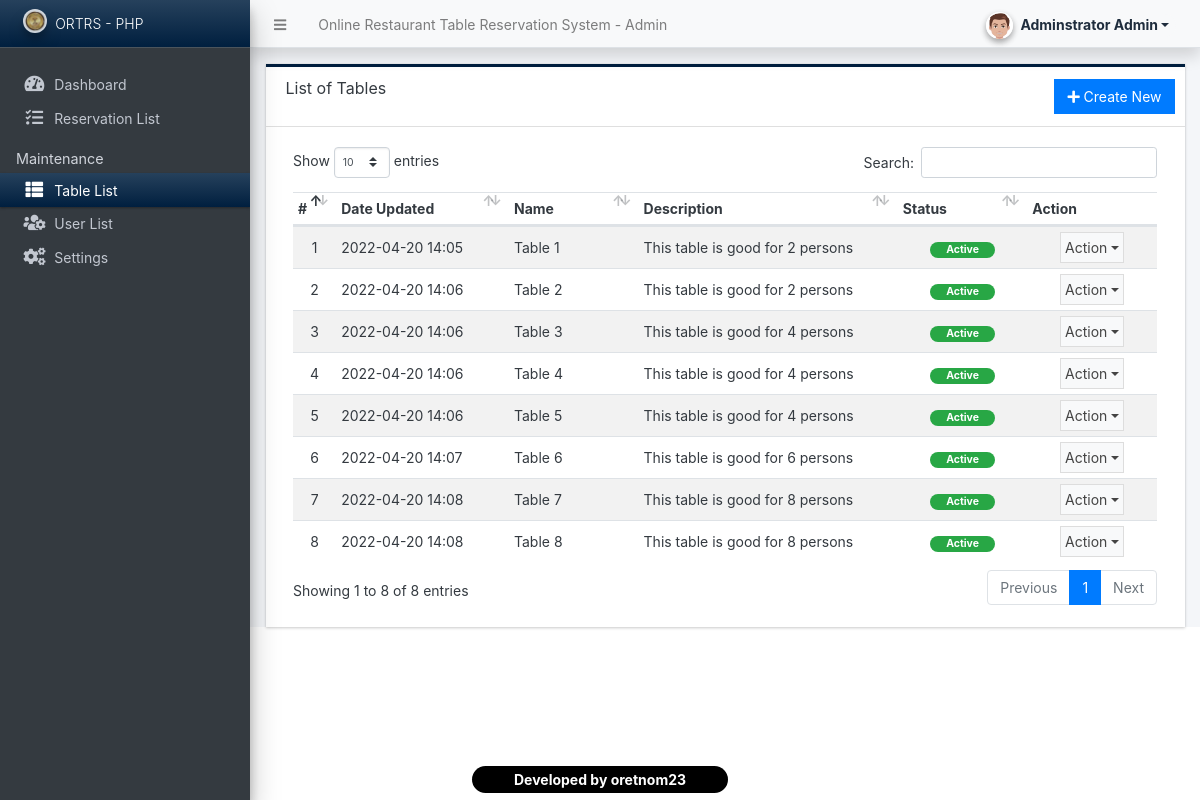
Screenshot of /admin/?page=tables (signed in) with the database file from the repository.
### tables this page shows
CREATE TABLE `table_list` (
  `id` int(30) NOT NULL,
  `name` text NOT NULL,
  `description` text NOT NULL,
  `status` tinyint(1) NOT NULL DEFAULT 1,
  `delete_flag` tinyint(1) NOT NULL DEFAULT 0,
  `date_created` datetime NOT NULL DEFAULT current_timestamp(),
  `date_updated` datetime NOT NULL DEFAULT current_timestamp() ON UPDATE current_timestamp()
);

### config.php (called while the page is built, shortened)
<?php
require_once('classes/DBConnection.php');
require_once('classes/SystemSettings.php');
function validate_image($file){
	if(!empty($file)){
        $ex = explode("?",$file);
        $file = $ex[0];
        $ts = isset($ex[1]) ? "?".$ex[1] : '';
		if(is_file(base_app.$file)){
			return base_url.$file.$ts;
		}else{
			return base_url.'dist/img/no-image-available.png';
		}
	}else{
		return base_url.'dist/img/no-image-available.png';
	}
}
function isMobileDevice(){
    $aMobileUA = array(
        '/iphone/i' => 'iPhone',
        '/ipod/i' => 'iPod',
        '/ipad/i' => 'iPad',
        '/android/i' => 'Android',
        '/blackberry/i' => 'BlackBerry',
        '/webos/i' => 'Mobile'
    );
    return false;
}
?>

### classes/DBConnection.php (called while the page is built, shortened)
<?php
class DBConnection{
    private $host = DB_SERVER;
    private $username = DB_USERNAME;
    private $password = DB_PASSWORD;
    private $database = DB_NAME;
    public $conn;
    public function __construct(){
        if (!isset($this->conn)) {
            $this->conn = new mysqli($this->host, $this->username, $this->password, $this->database);
        }
    }
}
?>

### classes/SystemSettings.php (called while the page is built, shortened)
<?php
class SystemSettings extends DBConnection{
	function userdata($field = ''){
		if(!empty($field)){
			if(isset($_SESSION['userdata'][$field]))
				return $_SESSION['userdata'][$field];
			else
				return null;
		}else{
			return false;
		}
	}
	function info($field=''){
		if(!empty($field)){
			if(isset($_SESSION['system_info'][$field]))
				return $_SESSION['system_info'][$field];
			else
				return false;
		}else{
			return false;
		}
	}
}
$_settings = new SystemSettings();
?>

### admin/tables/index.php (the view, shortened to what this page needs)
<div class="card card-outline rounded-0 card-navy">
	<div class="card-header">
		<h3 class="card-title">List of Tables</h3>
		<div class="card-tools">
			<a href="javascript:void(0)" id="create_new" class="btn btn-flat btn-primary"><span class="fas fa-plus"></span>  Create New</a>
		</div>
	</div>
	<div class="card-body">
        <div class="container-fluid">
			<table class="table table-hover table-striped" id="list">
				<colgroup>
					<col width="5%">
					<col width="20%">
					<col width="15%">
					<col width="30%">
					<col width="15%">
					<col width="15%">
				</colgroup>
				<thead>
					<tr>
						<th>#</th>
						<th>Date Updated</th>
						<th>Name</th>
						<th>Description</th>
						<th>Status</th>
						<th>Action</th>
					</tr>
				</thead>
				<tbody>
					<?php
					$i = 1;
						$qry = $conn->query("SELECT * from `table_list` where delete_flag = 0 order by `name` asc ");
						while($row = $qry->fetch_assoc()):
					?>
						<tr>
							<td class="text-center"><?php echo $i++; ?></td>
							<td><?php echo date("Y-m-d H:i",strtotime($row['date_created'])) ?></td>
							<td><?php echo $row['name'] ?></td>
							<td><p class="m-0 truncate-1"><?php echo $row['description'] ?></p></td>
							<td class="text-center">
                                <?php if($row['status'] == 1): ?>
                                    <span class="badge badge-success px-3 rounded-pill">Active</span>
                                <?php else: ?>
                                    <span class="badge badge-danger px-3 rounded-pill">Inactive</span>
                                <?php endif; ?>
                            </td>
							<td align="center">
								 <button type="button" class="btn btn-flat p-1 btn-default btn-sm dropdown-toggle dropdown-icon" data-toggle="dropdown">
				                  		Action
				                  </button>
							</td>
						</tr>
					<?php endwhile; ?>
				</tbody>
			</table>
		</div>
	</div>
</div>

### admin/index.php (shortened to what this page needs)
<?php require_once('../config.php'); ?>
 <!DOCTYPE html>
<html lang="en" class="" style="height: auto;">
<?php require_once('inc/header.php') ?>
  <body class="sidebar-mini layout-fixed control-sidebar-slide-open layout-navbar-fixed sidebar-mini-md sidebar-mini-xs text-sm" data-new-gr-c-s-check-loaded="14.991.0" data-gr-ext-installed="" style="height: auto;">
    <div class="wrapper">
     <?php require_once('inc/topBarNav.php') ?>
     <?php require_once('inc/navigation.php') ?>
     <?php $page = isset($_GET['page']) ? $_GET['page'] : 'home';  ?>
      <div class="content-wrapper  pt-3" style="min-height: 567.854px;">
        <section class="content  text-dark">
          <div class="container-fluid">
            <?php
              if(!file_exists($page.".php") && !is_dir($page)){
                  include '404.html';
              }else{
                if(is_dir($page))
                  include $page.'/index.php';
                else
                  include $page.'.php';
              }
            ?>
          </div>
        </section>
      </div>
      <?php require_once('inc/footer.php') ?>
  </body>
</html>

### admin/inc/header.php (shortened to what this page needs)
<head>
    <link rel="stylesheet" href="<?php echo base_url ?>plugins/fontawesome-free/css/all.min.css">
    <link rel="stylesheet" href="<?php echo base_url ?>plugins/tempusdominus-bootstrap-4/css/tempusdominus-bootstrap-4.min.css">
  <link rel="stylesheet" href="<?php echo base_url ?>plugins/datatables-bs4/css/dataTables.bootstrap4.min.css">
  <link rel="stylesheet" href="<?php echo base_url ?>plugins/datatables-responsive/css/responsive.bootstrap4.min.css">
  <link rel="stylesheet" href="<?php echo base_url ?>plugins/datatables-buttons/css/buttons.bootstrap4.min.css">
  <link rel="stylesheet" href="<?php echo base_url ?>plugins/select2/css/select2.min.css">
  <link rel="stylesheet" href="<?php echo base_url ?>plugins/select2-bootstrap4-theme/select2-bootstrap4.min.css">
    <link rel="stylesheet" href="<?php echo base_url ?>plugins/icheck-bootstrap/icheck-bootstrap.min.css">
    <link rel="stylesheet" href="<?php echo base_url ?>plugins/jqvmap/jqvmap.min.css">
    <link rel="stylesheet" href="<?php echo base_url ?>dist/css/adminlte.css">
    <link rel="stylesheet" href="<?php echo base_url ?>dist/css/custom.css">
    <link rel="stylesheet" href="<?php echo base_url ?>plugins/overlayScrollbars/css/OverlayScrollbars.min.css">
    <link rel="stylesheet" href="<?php echo base_url ?>plugins/daterangepicker/daterangepicker.css">
    <link rel="stylesheet" href="<?php echo base_url ?>plugins/summernote/summernote-bs4.min.css">
  <link rel="stylesheet" href="<?php echo base_url ?>plugins/sweetalert2-theme-bootstrap-4/bootstrap-4.min.css">
  </head>

### admin/inc/topBarNav.php (shortened to what this page needs)
<nav class="main-header navbar navbar-expand navbar-light shadow text-sm">
  <ul class="navbar-nav">
    <li class="nav-item">
    <a class="nav-link" data-widget="pushmenu" href="#" role="button"><i class="fas fa-bars"></i></a>
    </li>
    <li class="nav-item d-none d-sm-inline-block">
      <a href="<?php echo base_url ?>" class="nav-link"><?php echo (!isMobileDevice()) ? $_settings->info('name'):$_settings->info('short_name'); ?> - Admin</a>
    </li>
  </ul>
  <ul class="navbar-nav ml-auto">
    <li class="nav-item">
      <div class="btn-group nav-link">
            <button type="button" class="btn btn-rounded badge badge-light dropdown-toggle dropdown-icon" data-toggle="dropdown">
              <span><img src="<?php echo validate_image($_settings->userdata('avatar')) ?>" class="img-circle elevation-2 user-img" alt="User Image"></span>
              <span class="ml-3"><?php echo ucwords($_settings->userdata('firstname').' '.$_settings->userdata('lastname')) ?></span>
            </button>
        </div>
    </li>
  </ul>
</nav>

### admin/inc/navigation.php (shortened to what this page needs)
<aside class="main-sidebar sidebar-dark-primary elevation-4 sidebar-no-expand">
  <a href="<?php echo base_url ?>admin" class="brand-link bg-gradient-navy text-sm">
  <img src="<?php echo validate_image($_settings->info('logo'))?>" alt="Store Logo" class="brand-image img-circle elevation-3" style="opacity: .8;width: 1.5rem;height: 1.5rem;max-height: unset">
  <span class="brand-text font-weight-light"><?php echo $_settings->info('short_name') ?></span>
  </a>
  <div class="sidebar os-host os-theme-light os-host-overflow os-host-overflow-y os-host-resize-disabled os-host-transition os-host-scrollbar-horizontal-hidden">
    <div class="os-content-glue" style="margin: 0px -8px; width: 249px; height: 646px;"></div>
    <div class="os-padding">
      <div class="os-viewport os-viewport-native-scrollbars-invisible" style="overflow-y: scroll;">
        <div class="os-content" style="padding: 0px 8px; height: 100%; width: 100%;">
          <nav class="mt-4">
             <ul class="nav nav-pills nav-sidebar flex-column text-sm nav-compact nav-flat nav-child-indent nav-collapse-hide-child" data-widget="treeview" role="menu" data-accordion="false">
              <li class="nav-item dropdown">
                <a href="./" class="nav-link nav-home">
                  <i class="nav-icon fas fa-tachometer-alt"></i>
                  <p>
                    Dashboard
                  </p>
                </a>
              </li>
              <li class="nav-item dropdown">
                <a href="<?php echo base_url ?>admin/?page=reservations" class="nav-link nav-reservations">
                  <i class="nav-icon fas fa-tasks"></i>
                  <p>
                    Reservation List
                  </p>
                </a>
              </li>
              <?php if($_settings->userdata('type') == 1): ?>
              <li class="nav-header">Maintenance</li>
              <li class="nav-item dropdown">
                <a href="<?php echo base_url ?>admin/?page=tables" class="nav-link nav-tables">
                  <i class="nav-icon fas fa-th-list"></i>
                  <p>
                    Table List
                  </p>
                </a>
              </li>
              <li class="nav-item dropdown">
                <a href="<?php echo base_url ?>admin/?page=user/list" class="nav-link nav-user/list">
                  <i class="nav-icon fas fa-users-cog"></i>
                  <p>
                    User List
                  </p>
                </a>
              </li>
              <li class="nav-item dropdown">
                <a href="<?php echo base_url ?>admin/?page=system_info" class="nav-link nav-system_info">
                  <i class="nav-icon fas fa-cogs"></i>
                  <p>
                    Settings
                  </p>
                </a>
              </li>
              <?php endif; ?>
            </ul>
          </nav>
        </div>
      </div>
    </div>
  </div>
</aside>

### admin/inc/footer.php (shortened to what this page needs)
</div>

### admin/inc/topBarNav.php (style rules this page uses)
.user-img { position: absolute; height: 27px; width: 27px; object-fit: cover; left: -7%; top: -12%; }
.btn-rounded { border-radius: 50px; }

### rows the page displays
table_list: date_created "2022-04-20 14:05", name "Table 1", description "This table is good for 2 persons", status "Active"
table_list: date_created "2022-04-20 14:06", name "Table 2", description "This table is good for 2 persons", status "Active"
table_list: date_created "2022-04-20 14:06", name "Table 3", description "This table is good for 4 persons", status "Active"
table_list: date_created "2022-04-20 14:06", name "Table 4", description "This table is good for 4 persons", status "Active"
table_list: date_created "2022-04-20 14:06", name "Table 5", description "This table is good for 4 persons", status "Active"
table_list: date_created "2022-04-20 14:07", name "Table 6", description "This table is good for 6 persons", status "Active"
table_list: date_created "2022-04-20 14:08", name "Table 7", description "This table is good for 8 persons", status "Active"
table_list: date_created "2022-04-20 14:08", name "Table 8", description "This table is good for 8 persons", status "Active"

### other values shown
$_settings->info('name') "Online Restaurant Table Reservation System"
$_settings->userdata('firstname').' '.$_settings->userdata('lastname') "Adminstrator Admin"
$_settings->info('short_name') "ORTRS - PHP"
